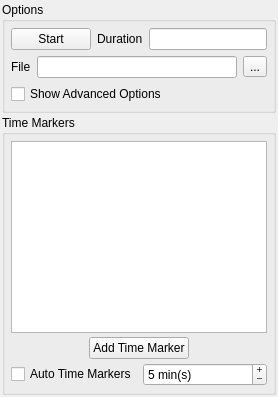
       <widget class="QWidget" name="mControlsRecordTab">
        <attribute name="title">
         <string>Record</string>
        </attribute>
        <layout class="QVBoxLayout">
         <property name="spacing">
          <number>2</number>
         </property>
         <property name="margin">
          <number>2</number>
         </property>
         <item>
          <widget class="QGroupBox" name="mRecordOptionsGroupBox">
           <property name="sizePolicy">
            <sizepolicy hsizetype="Preferred" vsizetype="Minimum">
             <horstretch>0</horstretch>
             <verstretch>0</verstretch>
            </sizepolicy>
           </property>
           <property name="title">
            <string>Options</string>
           </property>
           <layout class="QVBoxLayout">
            <property name="spacing">
             <number>4</number>
            </property>
            <property name="margin">
             <number>6</number>
            </property>
            <item>
             <widget class="QWidget" name="mOptionsVerticalLayout" native="true">
              <layout class="QVBoxLayout">
               <property name="margin">
                <number>0</number>
               </property>
               <item>
                <layout class="QHBoxLayout">
                 <item>
                  <widget class="QPushButton" name="mRecordStartButton">
                   <property name="toolTip">
                    <string>Start recording from present moment in the scenario. </string>
                   </property>
                   <property name="text">
                    <string>Start</string>
                   </property>
                  </widget>
                 </item>
                 <item>
                  <widget class="QLabel" name="mRecordDurationLabel">
                   <property name="text">
                    <string>Duration</string>
                   </property>
                  </widget>
                 </item>
                 <item>
                  <widget class="QLineEdit" name="mRecordDurationLineEdit">
                   <property name="enabled">
                    <bool>true</bool>
                   </property>
                   <property name="alignment">
                    <set>Qt::AlignRight</set>
                   </property>
                   <property name="readOnly">
                    <bool>true</bool>
                   </property>
                  </widget>
                 </item>
                </layout>
               </item>
               <item>
                <layout class="QHBoxLayout">
                 <item>
                  <widget class="QLabel" name="mRecordFileLabel">
                   <property name="text">
                    <string>File</string>
                   </property>
                   <property name="buddy">
                    <cstring>mRecordFileLineEdit</cstring>
                   </property>
                  </widget>
                 </item>
                 <item>
                  <widget class="QLineEdit" name="mRecordFileLineEdit">
                   <property name="sizePolicy">
                    <sizepolicy hsizetype="Expanding" vsizetype="Fixed">
                     <horstretch>1</horstretch>
                     <verstretch>0</verstretch>
                    </sizepolicy>
                   </property>
                   <property name="toolTip">
                    <string>The output file to write data to.</string>
                   </property>
                   <property name="readOnly">
                    <bool>true</bool>
                   </property>
                  </widget>
                 </item>
                 <item>
                  <widget class="QToolButton" name="mRecordFilePushButton">
                   <property name="text">
                    <string>...</string>
                   </property>
                  </widget>
                 </item>
                </layout>
               </item>
               <item>
                <widget class="QCheckBox" name="mRecordShowAdvancedOptionsCheckBox">
                 <property name="text">
                  <string>Show Advanced Options</string>
                 </property>
                </widget>
               </item>
              </layout>
             </widget>
            </item>
           </layout>
          </widget>
         </item>
         <item>
          <widget class="QWidget" name="widget_4" native="true">
           <property name="sizePolicy">
            <sizepolicy hsizetype="Preferred" vsizetype="Preferred">
             <horstretch>0</horstretch>
             <verstretch>10</verstretch>
            </sizepolicy>
           </property>
           <layout class="QVBoxLayout">
            <property name="spacing">
             <number>0</number>
            </property>
            <property name="margin">
             <number>0</number>
            </property>
            <item>
             <widget class="QGroupBox" name="mRecordTimeMarkersGroupBox">
              <property name="minimumSize">
               <size>
                <width>0</width>
                <height>0</height>
               </size>
              </property>
              <property name="title">
               <string>Time Markers</string>
              </property>
              <layout class="QVBoxLayout">
               <property name="spacing">
                <number>4</number>
               </property>
               <property name="margin">
                <number>6</number>
               </property>
               <item>
                <widget class="QListWidget" name="mRecordTimeMarkersLineTextBox">
                 <property name="toolTip">
                  <string>Current time markers added to the scenario. </string>
                 </property>
                </widget>
               </item>
               <item>
                <layout class="QHBoxLayout">
                 <item>
                  <spacer>
                   <property name="orientation">
                    <enum>Qt::Horizontal</enum>
                   </property>
                   <property name="sizeHint" stdset="0">
                    <size>
                     <width>40</width>
                     <height>20</height>
                    </size>
                   </property>
                  </spacer>
                 </item>
                 <item>
                  <widget class="QPushButton" name="mRecordAddTimeMarkerButton">
                   <property name="sizePolicy">
                    <sizepolicy hsizetype="Minimum" vsizetype="Fixed">
                     <horstretch>0</horstretch>
                     <verstretch>0</verstretch>
                    </sizepolicy>
                   </property>
                   <property name="minimumSize">
                    <size>
                     <width>0</width>
                     <height>11</height>
                    </size>
                   </property>
                   <property name="toolTip">
                    <string>Adds a time marker at the current moment in simulation time. </string>
                   </property>
                   <property name="text">
                    <string>Add Time Marker</string>
                   </property>
                  </widget>
                 </item>
                 <item>
                  <spacer>
                   <property name="orientation">
                    <enum>Qt::Horizontal</enum>
                   </property>
                   <property name="sizeHint" stdset="0">
                    <size>
                     <width>40</width>
                     <height>20</height>
                    </size>
                   </property>
                  </spacer>
                 </item>
                </layout>
               </item>
               <item>
                <widget class="QWidget" name="horizontalLayout" native="true">
                 <layout class="QHBoxLayout">
                  <property name="margin">
                   <number>0</number>
                  </property>
                  <item>
                   <widget class="QCheckBox" name="mRecordAutomaticTimeMarkersCheckBox">
                    <property name="toolTip">
                     <string>Add a time marker every minute specified in the box to the right. </string>
                    </property>
                    <property name="text">
                     <string>Auto Time Markers</string>
                    </property>
                   </widget>
                  </item>
                  <item>
                   <widget class="QSpinBox" name="mRecordAutomaticTimeMarkersSpinBox">
                    <property name="sizePolicy">
                     <sizepolicy hsizetype="Expanding" vsizetype="Fixed">
                      <horstretch>0</horstretch>
                      <verstretch>0</verstretch>
                     </sizepolicy>
                    </property>
                    <property name="buttonSymbols">
                     <enum>QAbstractSpinBox::PlusMinus</enum>
                    </property>
                    <property name="specialValueText">
                     <string> min</string>
                    </property>
                    <property name="suffix">
                     <string> min(s)</string>
                    </property>
                    <property name="maximum">
                     <number>30</number>
                    </property>
                    <property name="value">
                     <number>5</number>
                    </property>
                   </widget>
                  </item>
                 </layout>
                </widget>
               </item>
              </layout>
             </widget>
            </item>
           </layout>
          </widget>
         </item>
        </layout>
       </widget>
